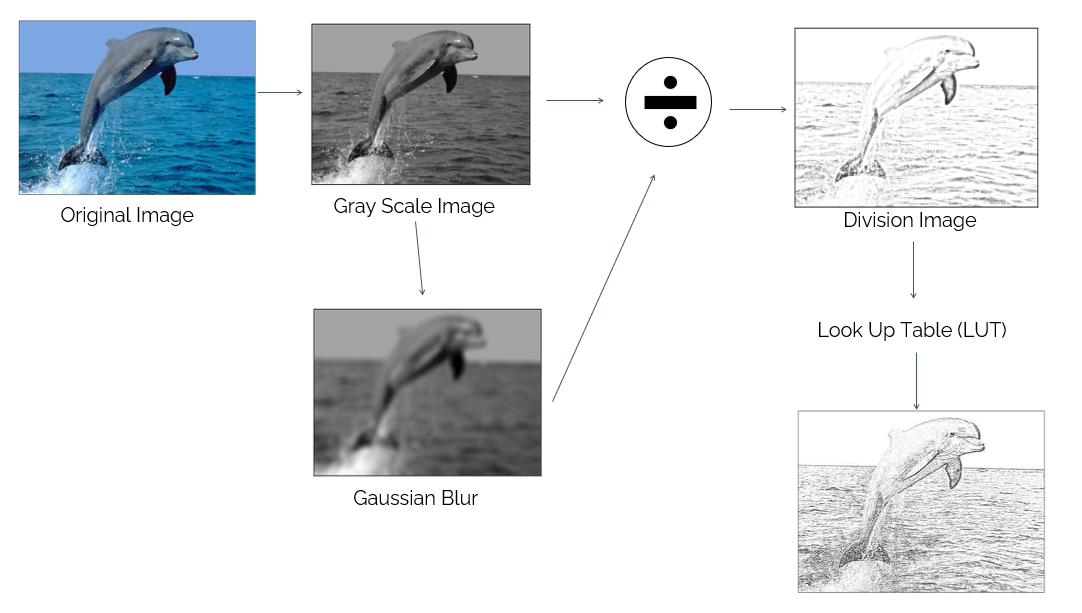
#> input picture Image Processing/pencil_sketch_flow.PNG, 1082 x 613 px, given in place of the camera
$ jupyter execute Opencv6.ipynb   (text cells are left out)
#> lines starting #> are read from the running program, lines starting #| are printed output that depends on the picture; after the words box and inside, x2 and y2 are one past the last pixel; in counts of white or black regions, pixels touching at a corner belong together
[cell 1]
import numpy as np
import cv2

[cell 2]
cap=cv2.VideoCapture(0)

[cell 3]
while True:
    ret,frame=cap.read()
#> frame is the input picture: shape (613, 1082, 3); mean B, G, R 229.1, 226.4, 222.3
    width = int(cap.get(3))# 3 GET WIDTH PROPERTY
    height = int(cap.get(4))# 4 GET HIGHT PROPERTY

    #Convert this Frame to HSV Colors Scheme(BGR or RGB)--->HSV(Hue Saturation and Lightness and Brightness)
    hsv=cv2.cvtColor(frame, cv2.COLOR_BGR2HSV)
#> hsv: shape (613, 1082, 3); mean H, S, V 6.6, 10.3, 229.1

    lower_blue=np.array([90,50,50])
    upper_blue=np.array([130,255,255])

    #Create A mask
    mask=cv2.inRange(hsv,lower_blue,upper_blue)
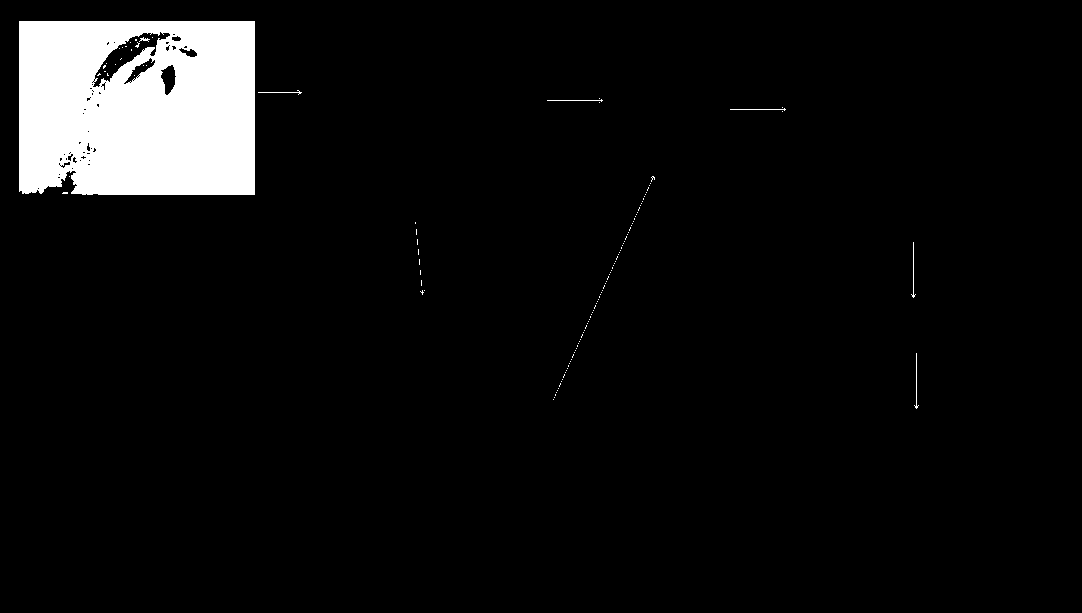
#> mask: shape (613, 1082); 5.9% white; 126 white regions (119 under 20 px), largest, box (x1, y1, x2, y2) and area: (19, 21, 255, 195) 38542, (911, 242, 916, 298) 62, (914, 353, 919, 409) 62

    result=cv2.bitwise_and(frame,frame,mask=mask)
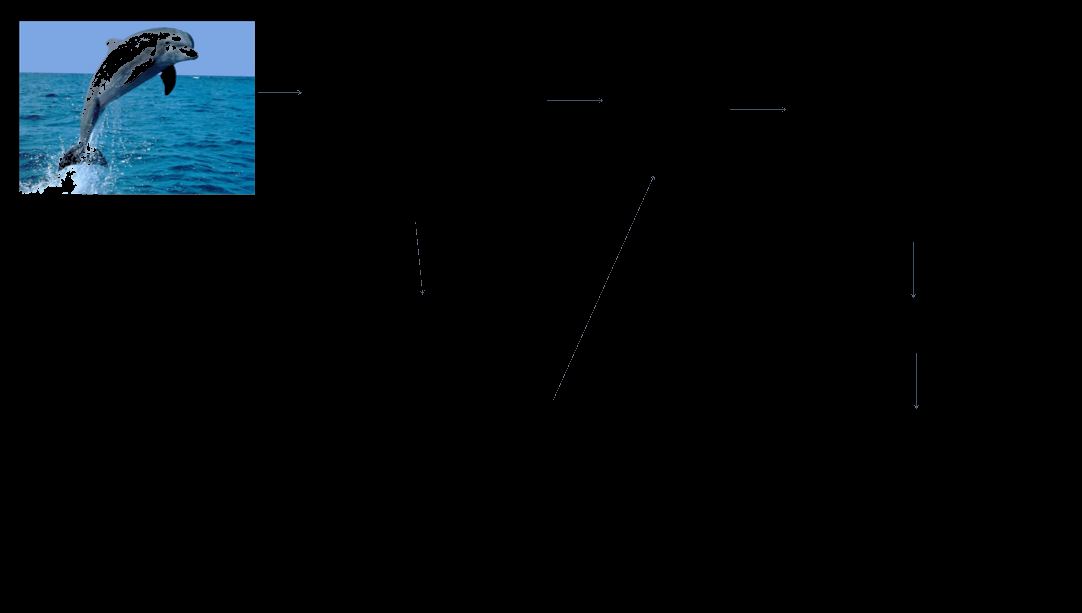
#> result: shape (613, 1082, 3); mean B, G, R 10.3, 7.7, 3.6


    cv2.imshow("frame",result)

    if cv2.waitKey(1)==ord('q'):
#> (key q is pressed here)
        break

cap.release()
cv2.destroyAllWindows()
